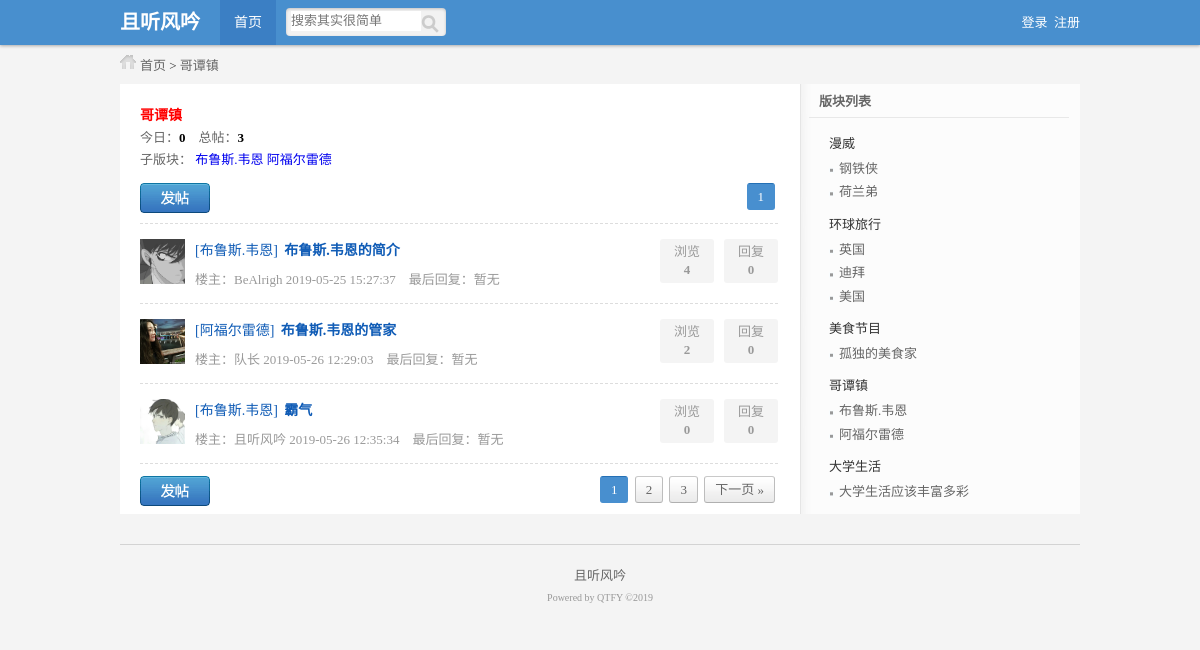
Screenshot of /list_father.php?id=16 with the database file from the repository.
### tables this page shows
CREATE TABLE IF NOT EXISTS `father_module` (
  `id` int(10) unsigned NOT NULL AUTO_INCREMENT,
  `module_name` varchar(66) NOT NULL,
  `sort` int(11) NOT NULL DEFAULT '0',
  PRIMARY KEY (`id`)
);

CREATE TABLE IF NOT EXISTS `son_module` (
  `id` int(10) unsigned NOT NULL AUTO_INCREMENT,
  `father_module_id` int(10) unsigned NOT NULL,
  `module_name` varchar(66) NOT NULL,
  `info` varchar(255) NOT NULL,
  `member_id` int(10) unsigned NOT NULL DEFAULT '0',
  `sort` int(10) unsigned NOT NULL DEFAULT '0',
  PRIMARY KEY (`id`)
);

CREATE TABLE IF NOT EXISTS `content` (
  `id` int(10) unsigned NOT NULL AUTO_INCREMENT,
  `module_id` int(10) unsigned NOT NULL,
  `title` varchar(255) NOT NULL,
  `content` text NOT NULL,
  `time` datetime NOT NULL,
  `member_id` int(10) unsigned NOT NULL,
  `times` int(10) unsigned NOT NULL,
  PRIMARY KEY (`id`)
);

CREATE TABLE IF NOT EXISTS `member` (
  `id` int(10) unsigned NOT NULL AUTO_INCREMENT,
  `name` varchar(32) NOT NULL,
  `pw` varchar(32) NOT NULL,
  `photo` varchar(255) NOT NULL,
  `register_time` datetime NOT NULL,
  `last_time` datetime NOT NULL,
  PRIMARY KEY (`id`)
);

### inc/mysql.inc.php (called while the page is built, shortened)
<?php
function execute($link,$query){
	$result=mysqli_query($link,$query);
	return $result;
}
function num($link,$sql_count){
	$result=execute($link,$sql_count);
	$count=mysqli_fetch_row($result);
	return $count[0];
}
?>

### inc/tool.inc.php (called while the page is built, shortened)
<?php
function is_login($link){
	if(isset($_COOKIE['bbs']['name']) && isset($_COOKIE['bbs']['pw'])){
		$query="select * from member where name='{$_COOKIE['bbs']['name']}' and sha1(pw)='{$_COOKIE['bbs']['pw']}'";
		$result=execute($link,$query);
		if(mysqli_num_rows($result)==1){
			$data=mysqli_fetch_assoc($result);
			return $data['id'];
		}else{
			return false;
		}
	}else{
		return false;
	}
}
?>

### list_father.php (the view, shortened to what this page needs)
<?php
include_once 'inc/mysql.inc.php';
include_once 'inc/tool.inc.php';
include_once 'inc/page.inc.php';
$link=connect();
$query="select * from father_module where id={$_GET['id']}";
$result_father=execute($link,$query);
$data_father=mysqli_fetch_assoc($result_father);
$query="select * from son_module where father_module_id={$_GET['id']}";
$result_son=execute($link,$query);
$id_son='';
$son_list='';
while($data_son=mysqli_fetch_assoc($result_son)){
	$id_son.=$data_son['id'].',';
	$son_list.="<a href='list_son.php?id={{$data_son['id']}}'>{$data_son['module_name']}</a> ";
}
$id_son=trim($id_son,',');
$query="select count(*) from content where module_id in({$id_son})";
$count_all=num($link,$query);
$query="select count(*) from content where module_id in({$id_son}) and time>CURDATE()";
$count_today=num($link,$query);
?>
<!DOCTYPE html>
<html lang="zh-CN">
<head>
<link rel="stylesheet" type="text/css" href="style/public.css" />
<link rel="stylesheet" type="text/css" href="style/list.css" />
</head>
<body>
	<div class="header_wrap">
		<div id="header" class="auto">
			<div class="logo">且听风吟</div>
			<div class="nav">
				<a class="hover">首页</a>
			</div>
			<div class="serarch">
				<form>
					<input class="keyword" type="text" name="keyword" placeholder="搜索其实很简单" />
					<input class="submit" type="submit" name="submit" value="" />
				</form>
			</div>
			<div class="login">
			<?php
			$link=connect();
				if(is_login($link)){
$str=<<<A
					<a>您好！{$_COOKIE['bbs']['name']}</a><span style="color:#fff;"> |</span> <a href="logout.php">退出</a>
A;
					echo $str;
				}else{
$str=<<<A
					<a>登录</a>&nbsp;
					<a>注册</a>
A;
					echo $str;
				}
				?>
			</div>
		</div>
	</div>
	<div id="position" class="auto">
		 <a href="index.php">首页</a> &gt; <a href="list_father.php?id=<?php echo $data_father['id']?>"><?php echo $data_father['module_name']?></a>
	</div>
	<div id="main" class="auto">
		<div id="left">
			<div class="box_wrap">
				<h3><?php echo $data_father['module_name']?></h3>
				<div class="num">
				    今日：<span><?php echo $count_today?></span>&nbsp;&nbsp;&nbsp;
				    总帖：<span><?php echo $count_all?></span>
				  <div class="moderator"> 子版块： <?php echo $son_list?></div>
				</div>
				<div class="pages_wrap">
					<a class="btn publish" href="publish.php?father_module_id=<?php echo $_GET['id']?>" target="_blank"></a>
					<div class="pages">
					<?php
					$page=page($count_all,20);
					echo $page['html'];
					?>
					</div>
				</div>
			</div>
			<ul class="postsList">
			<?php
		$query="select
		content.title,content.id,content.time,content.times,content.member_id,member.name,member.photo,son_module.module_name,son_module.id ssm_id
		from content,member,son_module where
		content.module_id in({$id_son}) and
		content.member_id=member.id and
		content.module_id=son_module.id {$page['limit']} ";
		$result_content=execute($link,$query);
					while($data_content=mysqli_fetch_assoc($result_content)){
						$data_content['title']=htmlspecialchars($data_content['title']);
					$query="select time from reply where content_id={$data_content['id']} order by id desc limit 1";
					$result_last_reply=execute($link,$query);
					if(mysqli_num_rows($result_last_reply)==0){
						$last_time='暂无';
					}else{
						$data_last_reply=mysqli_fetch_assoc($result_last_reply);
						$last_time=$data_last_reply['time'];
					}
					$query="select count(*) from reply where content_id={$data_content['id']}";
					?>
					<li>
				<div class="smallPic">
					<a target="_blank" href="member.php?id=<?php echo $data_content['member_id']?>">
						<img width="45" height="45"src="<?php if($data_content['photo']!=''){echo SUB_URL.$data_content['photo'];}else{echo 'style/photo.jpg';}?>">
					</a>
				</div>
				<div class="subject">
					<div class="titleWrap"><a href="list_son.php?id=<?php echo $data_content['ssm_id']?>">[<?php echo $data_content['module_name']?>]</a>&nbsp;&nbsp;<h2><a target="_blank" href="show.php?id=<?php echo $data_content['id']?>"><?php echo $data_content['title']?></a></h2></div>
					<p>
						楼主：<?php echo $data_content['name']?>&nbsp;<?php echo $data_content['time']?>&nbsp;&nbsp;&nbsp;&nbsp;最后回复：<?php echo $last_time?><br />
					</p>
				</div>
				<div class="count">
					<p>
						回复<br /><span><?php echo num($link,$query)?></span>
					</p>
					<p>
						浏览<br /><span><?php echo $data_content['times']?></span>
					</p>
				</div>
			</li>
			<?php
					}
			?>
		</ul>
		<div class="pages_wrap">
			<a class="btn publish" href="publish.php?father_module_id=<?php echo $_GET['id']?>" target="_blank"></a>
			<div class="pages">
			<?php
					$page=page($count_all,1);
					echo $page['html'];
					?>
			</div>
		</div>
	</div>
	<div id="right">
		<div class="classList">
			<div class="title">版块列表</div>
			<ul class="listWrap">
			<?php
				$query="select * from father_module";
				$result_father=execute($link,$query);
				while($data_father=mysqli_fetch_assoc($result_father)){
			?>
				<li>
					<h2><a href="list_father.php?id=<?php echo $data_father['id']?>"><?php echo $data_father['module_name']?></a></h2>
					<ul>
					<?php
					$query="select * from son_module where father_module_id={$data_father['id']}";
					$result_son=execute($link,$query);
					while($data_son=mysqli_fetch_assoc($result_son)){
					?>
						<li><h3><a href="list_son.php?id=<?php echo $data_son['id']?>"><?php echo $data_son['module_name']?></a></h3></li>
						<?php
					}
						?>
					</ul>
				</li>
				<?php
				}
				?>
			</ul>
		</div>
	</div>
</div>
<?php include 'inc/footer.inc.php'?>

### style/public.css (style rules this page uses)
body,div,ul,ol,li,dl,dt,dd,h1,h2,h3,h4,h5,h6,form,input,textarea,p { margin:0px; padding:0px; font-size:13px; font-family:Tahoma; }
ul { list-style:none; }
img,a img { border:none; }
a { text-decoration:none; }
body { background:#f4f4f4; color:#333; }
.auto { width:960px; margin:0 auto; }
#position { background:url(style_icon.png) 0px -60px no-repeat; text-indent:20px; }
#position a { color:#666; }
.header_wrap { background:#488fce; box-shadow: 0 1px 3px rgba(0, 0, 0, 0.3); display: block; left: 0; position:fixed; top: 0; width: 100%; z-index: 10; }
#header { height:45px; line-height:45px; }
#header .logo { width:100px; font-size:20px; font-family:微软雅黑; font-weight:bold; color:#fff; float:left; }
#header .nav a { color:#fff; display:block; width:56px; float:left; text-align:center; font-size:14px; cursor:pointer; }
#header .nav a.hover { background:#3b7fc4; }
#header .serarch { background: none repeat scroll 0 0 #f2f2f2; border-radius: 4px; box-shadow: 0 1px 3px rgba(0, 0, 0, 0.2) inset; display: inline; float: left; height: 28px; margin: 8px 0 0 10px; padding:0; width: 160px; }
#header .serarch input.keyword { width:130px; height:20px; margin:3px 0 0 5px; display:block; float:left; border:0px; }
#header .serarch input.submit { background:url(style_icon.png) 0px -593px; border: 0 none; cursor: pointer; float: right; height: 28px; margin: 0; overflow: visible; padding: 0; text-align:left; width: 25px; float:right; }
#header .login { float:right; }
#header .login a { color:#fff; }
a.btn { display:block; width:70px; height:30px; float:left; }
a.publish { background:url(bg.png) 0 0 no-repeat; }
.pages_wrap .pages { float: right; }
.pages a { background:url(core_bg.png) #f8f8f8; border-color: #c9c9c9 #bdbdbd #b0b0b0; border-image: none; border-radius: 3px; border-style: solid; border-width: 1px; color: #666666; display: inline-block; line-height: 13px; margin-right: 3px; padding: 6px 10px; text-decoration: none; vertical-align: top; }

### style/list.css (style rules this page uses)
#main { background:url(main_bg.png) repeat-y; margin-top:10px; }
#main #left { width:638px; padding:7px 20px; float:left; }
#main #right { width:282px; float:right; }
#main #left .box_wrap { color:#666; line-height:22px; }
#main #left div.box_wrap h3 { margin:14px 0 0 0; font-size:14px; color:red; }
#main #left div.num span { color:#000; font-weight:bold; }
#main #left div.pages_wrap { margin:12px 0 0 0; }
#main ul.postsList { margin:10px 0 0 0; border-top:1px dashed #ddd; }
#main ul.postsList li { border-bottom:1px dashed #ddd; padding:15px 0; }
#main ul.postsList li div.smallPic { width:55px; float:left; }
#main ul.postsList li div.subject { width:450px; float:left; }
#main ul.postsList li div.count { color: #999; line-height: 18px; text-align: center; }
#main ul.postsList li div.count p { background: none repeat scroll 0 0 #f4f4f4; border-radius: 3px; display: block; float: right; height: 36px; margin: 0 0 0 10px; overflow: hidden; padding: 4px 0; width: 54px; }
#main ul.postsList li div.count p span { font-weight:bold; }
#main ul.postsList li div.subject .titleWrap a,#main ul.postsList li div.subject .titleWrap h2 { font-size:14px; color:#105cb6; }
#main ul.postsList li div.subject .titleWrap h2 { display:inline; }
#main ul.postsList li div.subject p { color:#999; padding:10px 0 0 0; }
#main #right .classList .title { width:260px; margin:0 auto; padding:7px 0; font-weight:bold; color:#666; text-indent:10px; border-bottom:1px solid #e8e8e8; }
#main #right .classList ul.listWrap { width:220px; margin:15px auto 0 auto; }
#main #right .classList ul.listWrap li h2 a { color:#333; font-weight:normal; }
#main #right .classList ul.listWrap li ul { margin:5px 0 10px 0px; }
#main #right .classList ul.listWrap li ul li { background:url(style_icon.png) 0px -389px no-repeat; line-height:180%; border-radius:3px; color: #666; padding-left:10px; }
#main #right .classList ul.listWrap li ul li h3 a { font-weight:normal; color:#666; }

### rows the page displays
father_module: module_name "哥谭镇"
son_module: module_name "布鲁斯.韦恩"
son_module: module_name "阿福尔雷德"
content: member.photo (picture), son_module.module_name "布鲁斯.韦恩", title "布鲁斯.韦恩的简介", member.name "BeAlrigh", time "2019-05-25 15:27:37", last_time "暂无", query "0", times "4"
content: member.photo (picture), son_module.module_name "阿福尔雷德", title "布鲁斯.韦恩的管家", member.name "队长", time "2019-05-26 12:29:03", last_time "暂无", query "0", times "2"
content: member.photo (picture), son_module.module_name "布鲁斯.韦恩", title "霸气", member.name "且听风吟", time "2019-05-26 12:35:34", last_time "暂无", query "0", times "0"
father_module: module_name "漫威"
son_module: module_name "钢铁侠"
son_module: module_name "荷兰弟"
father_module: module_name "环球旅行"
son_module: module_name "英国"
son_module: module_name "迪拜"
son_module: module_name "美国"
father_module: module_name "美食节目"
son_module: module_name "孤独的美食家"
father_module: module_name "大学生活"
son_module: module_name "大学生活应该丰富多彩"

### other values shown
$count_today "0"
$count_all "3"
$page['html'] "下一页 »"
